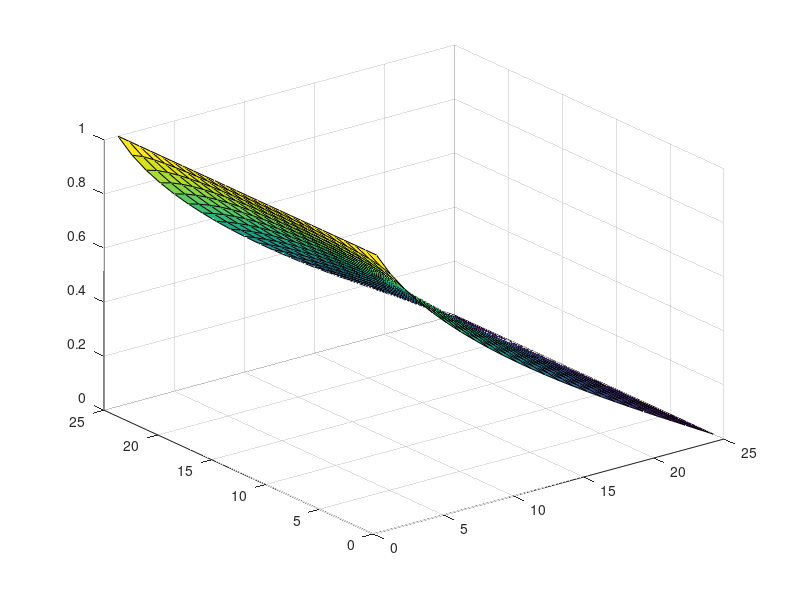
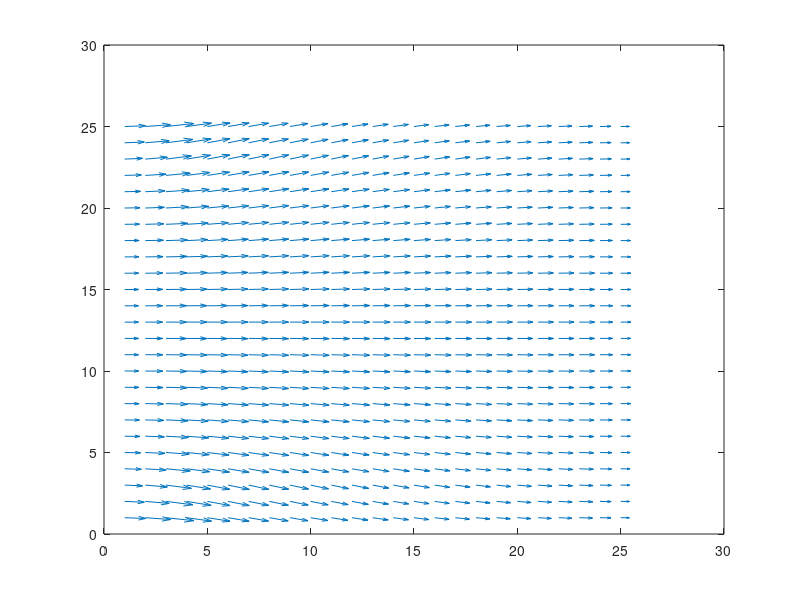

Recreate these plots in MATLAB, in order.
%Connor Warden
%PA_4

% Laplace Equation by iteration

side_x = 25; % Define the X dimension length
side_y = 25; % Define the Y dimension length
i_num = 1000; % Number of iterations
V = zeros(side_x,side_y);

% b_c = 0; % boundary conditions

for k = 1:i_num
    for i = 1:side_x
        for j = 1:side_y
            if i == 1 
                V(i, j) =  1;
            elseif i == side_x
                V(i, j) =  0;
            elseif j == 1 % consider 3 sides
                V(i, j) =  (V(i + 1, j) + V(i - 1, j)+ V(i, j + 1)) * 0.33;
            elseif j == side_y % consider 3 sides
                V(i, j) =  (V(i + 1, j) + V(i - 1, j)+ V(i, j - 1)) * 0.33;
            else
                V(i, j) = (V(i + 1, j) + V(i - 1, j)+ V(i, j + 1) + V(i, j - 1)) * 0.25; 
            end 
        end
    
        if mod(k,50) == 0
            surf(V')
            pause(0.05)
        end
    end
end

Z = imboxfilt(V,3);

[Ex,Ey] = gradient(Z);

figure 
quiver(-Ey', -Ex', 1)



